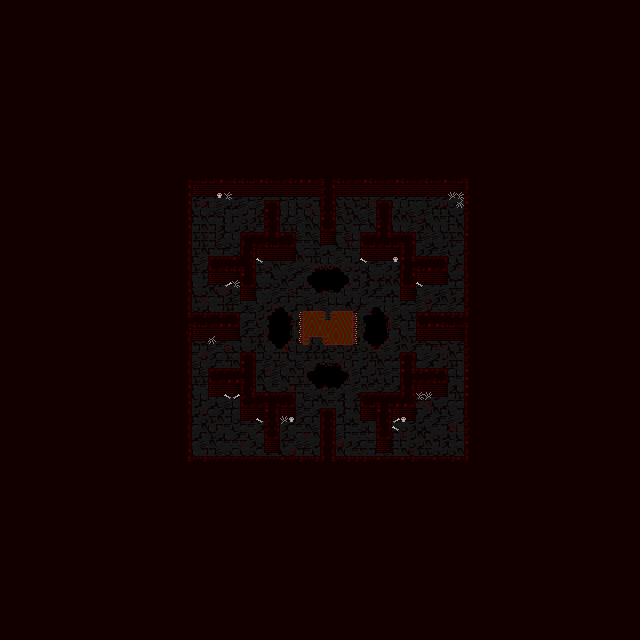

The image is a tile-based game level rendered from a .tmx file. Its description and source (layers, tilesets, objects; grid data summarised) follow:
An orthogonal 80x80 tile map with 8x8 px tiles, 5 tile layers (Floor, Floor Overlay, Floor Overlay 2, Foreground, ...) and 41 objects (28x collision, 8x pit, 4x player_spawn, item_spawn).

<map version="1.2" tiledversion="1.2.1" orientation="orthogonal" renderorder="right-down" width="80" height="80" tilewidth="8" tileheight="8" infinite="0" nextlayerid="32" nextobjectid="117">
 <properties>
  <property name="weather" value="dungeongloom" />
 </properties>
 <tileset firstgid="1" source="dungeon_tileset.tsx" />
 <layer id="27" name="Floor" width="80" height="80">
  <data>[6400 cells, 1718 non-empty, 14 distinct tile ids]</data>
 </layer>
 <layer id="28" name="Floor Overlay" width="80" height="80">
  <data>[6400 cells, 296 non-empty, 32 distinct tile ids]</data>
 </layer>
 <layer id="29" name="Floor Overlay 2" width="80" height="80">
  <data>[6400 cells, 138 non-empty, 38 distinct tile ids]</data>
 </layer>
 <layer id="30" name="Foreground" width="80" height="80">
  <data>[6400 cells, 5452 non-empty, 1 distinct tile ids]</data>
 </layer>
 <layer id="31" name="Foreground 2" width="80" height="80">
  <data>[6400 cells, 347 non-empty, 26 distinct tile ids]</data>
 </layer>
 <objectgroup id="6" name="Objects" visible="0">
  <object id="8" name="collision" x="160" y="160" width="328" height="32" />
  <object id="44" name="player_spawn" x="200" y="200" width="16" height="16" />
  <object id="45" name="player_spawn" x="200" y="440" width="16" height="16" />
  <object id="49" name="pit" x="272" y="312" width="16" height="16" />
  <object id="51" name="item_spawn" x="320" y="320" width="16" height="16" />
  <object id="52" name="collision" x="160" y="160" width="32" height="336" />
  <object id="53" name="collision" x="464" y="160" width="32" height="336" />
  <object id="54" name="collision" x="160" y="464" width="336" height="32" />
  <object id="55" name="collision" x="320" y="192" width="16" height="48" />
  <object id="56" name="collision" x="320" y="416" width="16" height="48" />
  <object id="57" name="collision" x="192" y="320" width="48" height="16" />
  <object id="58" name="collision" x="416" y="320" width="48" height="16" />
  <object id="63" name="pit" x="328" y="368" width="16" height="16" />
  <object id="65" name="pit" x="312" y="368" width="16" height="16" />
  <object id="66" name="pit" x="272" y="328" width="16" height="16" />
  <object id="67" name="pit" x="368" y="328" width="16" height="16" />
  <object id="68" name="pit" x="368" y="312" width="16" height="16" />
  <object id="71" name="player_spawn" x="440" y="440" width="16" height="16" />
  <object id="72" name="player_spawn" x="440" y="200" width="16" height="16" />
  <object id="77" name="pit" x="328" y="272" width="16" height="16" />
  <object id="78" name="pit" x="312" y="272" width="16" height="16" />
  <object id="91" name="collision" x="240" y="360" width="16" height="40" />
  <object id="92" name="collision" x="208" y="376" width="32" height="16" />
  <object id="93" name="collision" x="256" y="400" width="40" height="16" />
  <object id="94" name="collision" x="264" y="416" width="16" height="32" />
  <object id="95" name="collision" x="240" y="400" width="16" height="16" />
  <object id="97" name="collision" x="400" y="360" width="16" height="40" />
  <object id="98" name="collision" x="416" y="376" width="32" height="16" />
  <object id="99" name="collision" x="360" y="400" width="40" height="16" />
  <object id="100" name="collision" x="376" y="416" width="16" height="32" />
  <object id="101" name="collision" x="400" y="400" width="16" height="16" />
  <object id="102" name="collision" x="376" y="208" width="16" height="32" />
  <object id="103" name="collision" x="416" y="264" width="32" height="16" />
  <object id="104" name="collision" x="360" y="240" width="40" height="16" />
  <object id="105" name="collision" x="400" y="256" width="16" height="40" />
  <object id="106" name="collision" x="400" y="240" width="16" height="16" />
  <object id="112" name="collision" x="264" y="208" width="16" height="32" />
  <object id="113" name="collision" x="208" y="264" width="32" height="16" />
  <object id="114" name="collision" x="256" y="240" width="40" height="16" />
  <object id="115" name="collision" x="240" y="256" width="16" height="40" />
  <object id="116" name="collision" x="240" y="240" width="16" height="16" />
 </objectgroup>
</map>
